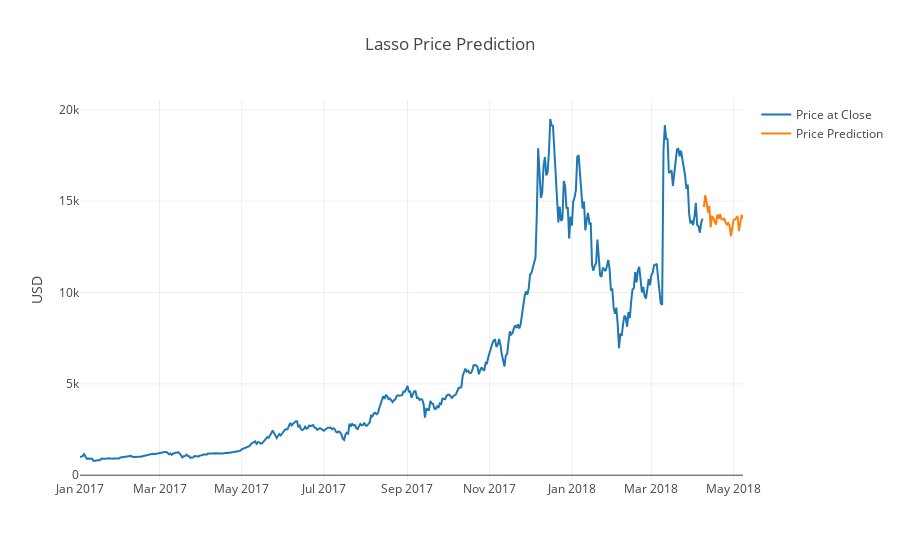

This figure's notebook cell:
### Markdown cell above
**Now, we'll plot the Price Prediction using the Lasso model **

### Code cell
model = fitted_models['lasso']
model.fit(A_train, B_train)
prediction = model.predict(A_btc_predict)

final = pd.concat([btc_cur, btc_predict])
final = final.groupby('date').sum()

day_one_forecast = btc_cur.iloc[-1].date + dt.timedelta(days=1)
date = pd.date_range(day_one_forecast, periods=30, freq='D')
predictions = pd.DataFrame(prediction, columns=['prediction'], index=date)
final = final.append(predictions)
final.index.names = ['date']
final = final.reset_index()

final['prediction'] = final['prediction'] + (final['close'].iloc[-31] - final['prediction'].iloc[-1])

t0 = g_obj.Scatter(x=final['date'], y=final['close'],name='Price at Close')

t1 = g_obj.Scatter(x=final['date'], y=final['prediction'],name='Price Prediction')


data = [t0, t1]
layout = g_obj.Layout(title='Lasso Price Prediction',yaxis={'title': 'USD','nticks': 10,},)

fig = g_obj.Figure(data=data, layout=layout)
py.iplot(fig, filename='prediction-visualization')

### Figure 1 — Plotly figure (JSON) as saved in the notebook; plotly's stock layout.template omitted (floating-point values rounded to 4 significant figures; data arrays with more than 128 entries replaced by an {"elided": "..."} marker saying what was removed)
{"data": [{"name": "Price at Close", "type": "scatter", "x": {"elided": "493 str values"}, "y": {"elided": "493 float values"}}, {"name": "Price Prediction", "type": "scatter", "x": {"elided": "493 str values"}, "y": {"elided": "493 float values"}}], "layout": {"title": "Lasso Price Prediction", "yaxis": {"nticks": 10, "title": "USD"}}}
